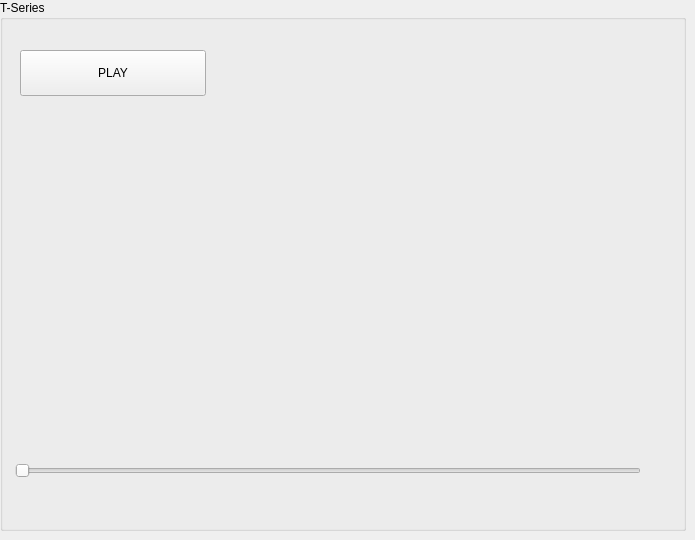
    <widget class="QWidget" name="page">
     <widget class="QGroupBox" name="groupBox_7">
      <property name="geometry">
       <rect>
        <x>0</x>
        <y>0</y>
        <width>686</width>
        <height>531</height>
       </rect>
      </property>
      <property name="title">
       <string>T-Series</string>
      </property>
      <widget class="QSlider" name="slideT">
       <property name="geometry">
        <rect>
         <x>15</x>
         <y>455</y>
         <width>626</width>
         <height>31</height>
        </rect>
       </property>
       <property name="pageStep">
        <number>1</number>
       </property>
       <property name="orientation">
        <enum>Qt::Horizontal</enum>
       </property>
      </widget>
      <widget class="QLabel" name="lblT">
       <property name="geometry">
        <rect>
         <x>240</x>
         <y>45</y>
         <width>400</width>
         <height>400</height>
        </rect>
       </property>
       <property name="text">
        <string/>
       </property>
       <property name="scaledContents">
        <bool>true</bool>
       </property>
       <property name="alignment">
        <set>Qt::AlignBottom|Qt::AlignHCenter</set>
       </property>
      </widget>
      <widget class="QPushButton" name="btnTgen">
       <property name="geometry">
        <rect>
         <x>20</x>
         <y>50</y>
         <width>186</width>
         <height>46</height>
        </rect>
       </property>
       <property name="text">
        <string>PLAY</string>
       </property>
       <property name="checkable">
        <bool>true</bool>
       </property>
      </widget>
      <widget class="QLabel" name="lblT2">
       <property name="geometry">
        <rect>
         <x>15</x>
         <y>105</y>
         <width>216</width>
         <height>341</height>
        </rect>
       </property>
       <property name="text">
        <string/>
       </property>
       <property name="scaledContents">
        <bool>false</bool>
       </property>
       <property name="alignment">
        <set>Qt::AlignBottom|Qt::AlignHCenter</set>
       </property>
      </widget>
     </widget>
    </widget>
